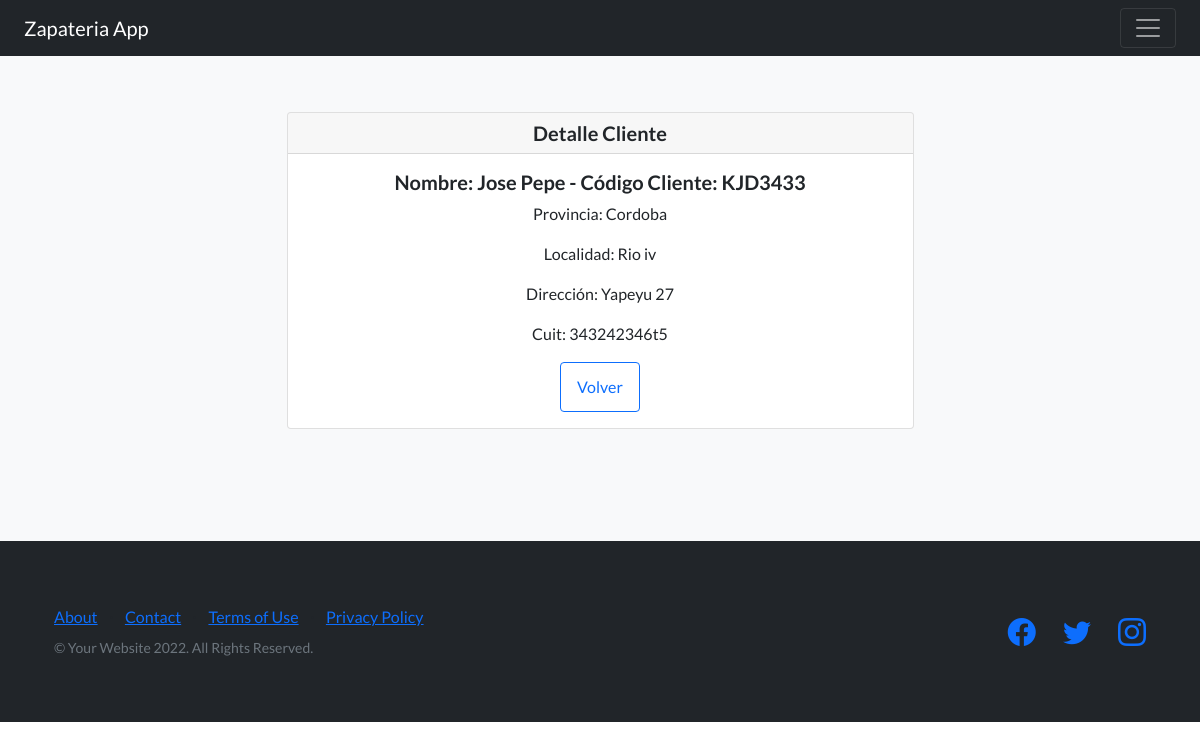
Page /detalleClientes/1 on the committed database.
### AppProyectoFinalPython/models.py (models this page shows)
class Cliente(models.Model):
    CodigoCliente = models.CharField(max_length=8)
    Nombre = models.CharField(max_length=30)
    Apellidos = models.CharField(max_length=30)
    Provincia = models.CharField(max_length=20)
    Localidad = models.CharField(max_length=20)
    Direccion = models.CharField(max_length=30)
    Cuit = models.CharField(max_length=11)
    def __str__(self) -> str:
        return f'Nombre: {self.Nombre} {self.Apellidos} - Código Cliente: {self.CodigoCliente}'

### AppProyectoFinalPython/views.py (the view)
# urls.py: path('detalleClientes/<int:pk>', ClienteDetail.as_view(), name="DetalleClientes"),
class ClienteDetail(DetailView):
    model = Cliente
    template_name = './Clientes/cliente_detail.html'
    context_object_name = 'Cliente'

### AppProyectoFinalPython/templates/Clientes/cliente_detail.html
{% extends 'navBar.html'%}
{% load static %}
{% block blockDinamico %}
<section class="features-icons bg-light text-center">
    <div class="container">
        <div class="row justify-content-center">
            <div class="col-lg-8 col-xl-7" >
                <div class="card">
                    <h5 class="card-header">Detalle Cliente</h5>
                    <div class="card-body">
                      <h5 class="card-title">{{Cliente}}</h5>
                      <p class="card-text">Provincia: {{Cliente.Provincia}}</p>
                      <p class="card-text">Localidad: {{Cliente.Localidad}}</p>
                      <p class="card-text">Dirección: {{Cliente.Direccion}}</p>
                      <p class="card-text">Cuit: {{Cliente.Cuit}}</p>
                      <a type="button" class="btn btn-outline-primary" href="{% url 'ListaClientes' %}">
                        Volver
                      </a>
                    </div>
                </div>
            </div>
        </div>
    </div>
</section>
{% endblock blockDinamico %}

### rows in the picture
Cliente: Nombre+Apellidos+CodigoCliente "Nombre: Jose Pepe - Código Cliente: KJD3433", Provincia "Cordoba", Localidad "Rio iv", Direccion "Yapeyu 27", Cuit "343242346t5"
